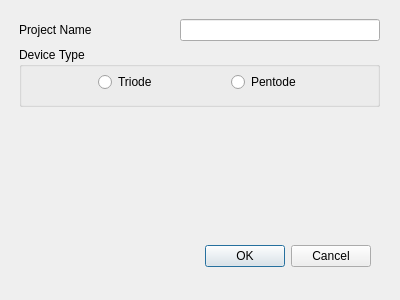
<?xml version="1.0" encoding="UTF-8"?>
<ui version="4.0">
 <class>ProjectDialog</class>
 <widget class="QDialog" name="ProjectDialog">
  <property name="geometry">
   <rect>
    <x>0</x>
    <y>0</y>
    <width>400</width>
    <height>300</height>
   </rect>
  </property>
  <property name="windowTitle">
   <string>Dialog</string>
  </property>
  <widget class="QDialogButtonBox" name="buttonBox">
   <property name="geometry">
    <rect>
     <x>30</x>
     <y>240</y>
     <width>341</width>
     <height>32</height>
    </rect>
   </property>
   <property name="orientation">
    <enum>Qt::Horizontal</enum>
   </property>
   <property name="standardButtons">
    <set>QDialogButtonBox::Cancel|QDialogButtonBox::Ok</set>
   </property>
  </widget>
  <widget class="QWidget" name="verticalLayoutWidget">
   <property name="geometry">
    <rect>
     <x>19</x>
     <y>19</y>
     <width>361</width>
     <height>201</height>
    </rect>
   </property>
   <layout class="QVBoxLayout" name="verticalLayout">
    <item>
     <layout class="QHBoxLayout" name="horizontalLayout">
      <item>
       <widget class="QLabel" name="label">
        <property name="text">
         <string>Project Name</string>
        </property>
       </widget>
      </item>
      <item>
       <widget class="QLineEdit" name="projectName">
        <property name="sizePolicy">
         <sizepolicy hsizetype="Fixed" vsizetype="Fixed">
          <horstretch>0</horstretch>
          <verstretch>0</verstretch>
         </sizepolicy>
        </property>
        <property name="minimumSize">
         <size>
          <width>200</width>
          <height>0</height>
         </size>
        </property>
       </widget>
      </item>
     </layout>
    </item>
    <item>
     <widget class="QGroupBox" name="groupBox">
      <property name="sizePolicy">
       <sizepolicy hsizetype="Preferred" vsizetype="Preferred">
        <horstretch>0</horstretch>
        <verstretch>0</verstretch>
       </sizepolicy>
      </property>
      <property name="minimumSize">
       <size>
        <width>0</width>
        <height>60</height>
       </size>
      </property>
      <property name="title">
       <string>Device Type</string>
      </property>
      <widget class="QWidget" name="">
       <property name="geometry">
        <rect>
         <x>10</x>
         <y>10</y>
         <width>341</width>
         <height>51</height>
        </rect>
       </property>
       <layout class="QVBoxLayout" name="verticalLayout_3">
        <item>
         <spacer name="verticalSpacer_2">
          <property name="orientation">
           <enum>Qt::Vertical</enum>
          </property>
          <property name="sizeHint" stdset="0">
           <size>
            <width>20</width>
            <height>40</height>
           </size>
          </property>
         </spacer>
        </item>
        <item>
         <layout class="QHBoxLayout" name="horizontalLayout_4">
          <item>
           <spacer name="horizontalSpacer">
            <property name="orientation">
             <enum>Qt::Horizontal</enum>
            </property>
            <property name="sizeHint" stdset="0">
             <size>
              <width>40</width>
              <height>20</height>
             </size>
            </property>
           </spacer>
          </item>
          <item>
           <widget class="QRadioButton" name="radioTriode">
            <property name="text">
             <string>Triode</string>
            </property>
           </widget>
          </item>
          <item>
           <spacer name="horizontalSpacer_3">
            <property name="orientation">
             <enum>Qt::Horizontal</enum>
            </property>
            <property name="sizeHint" stdset="0">
             <size>
              <width>40</width>
              <height>20</height>
             </size>
            </property>
           </spacer>
          </item>
          <item>
           <widget class="QRadioButton" name="radioPentode">
            <property name="text">
             <string>Pentode</string>
            </property>
           </widget>
          </item>
          <item>
           <spacer name="horizontalSpacer_2">
            <property name="orientation">
             <enum>Qt::Horizontal</enum>
            </property>
            <property name="sizeHint" stdset="0">
             <size>
              <width>40</width>
              <height>20</height>
             </size>
            </property>
           </spacer>
          </item>
         </layout>
        </item>
        <item>
         <spacer name="verticalSpacer_3">
          <property name="orientation">
           <enum>Qt::Vertical</enum>
          </property>
          <property name="sizeHint" stdset="0">
           <size>
            <width>20</width>
            <height>40</height>
           </size>
          </property>
         </spacer>
        </item>
       </layout>
      </widget>
     </widget>
    </item>
    <item>
     <spacer name="verticalSpacer">
      <property name="orientation">
       <enum>Qt::Vertical</enum>
      </property>
      <property name="sizeHint" stdset="0">
       <size>
        <width>20</width>
        <height>40</height>
       </size>
      </property>
     </spacer>
    </item>
   </layout>
  </widget>
 </widget>
 <resources/>
 <connections>
  <connection>
   <sender>buttonBox</sender>
   <signal>accepted()</signal>
   <receiver>ProjectDialog</receiver>
   <slot>accept()</slot>
   <hints>
    <hint type="sourcelabel">
     <x>248</x>
     <y>254</y>
    </hint>
    <hint type="destinationlabel">
     <x>157</x>
     <y>274</y>
    </hint>
   </hints>
  </connection>
  <connection>
   <sender>buttonBox</sender>
   <signal>rejected()</signal>
   <receiver>ProjectDialog</receiver>
   <slot>reject()</slot>
   <hints>
    <hint type="sourcelabel">
     <x>316</x>
     <y>260</y>
    </hint>
    <hint type="destinationlabel">
     <x>286</x>
     <y>274</y>
    </hint>
   </hints>
  </connection>
 </connections>
</ui>
